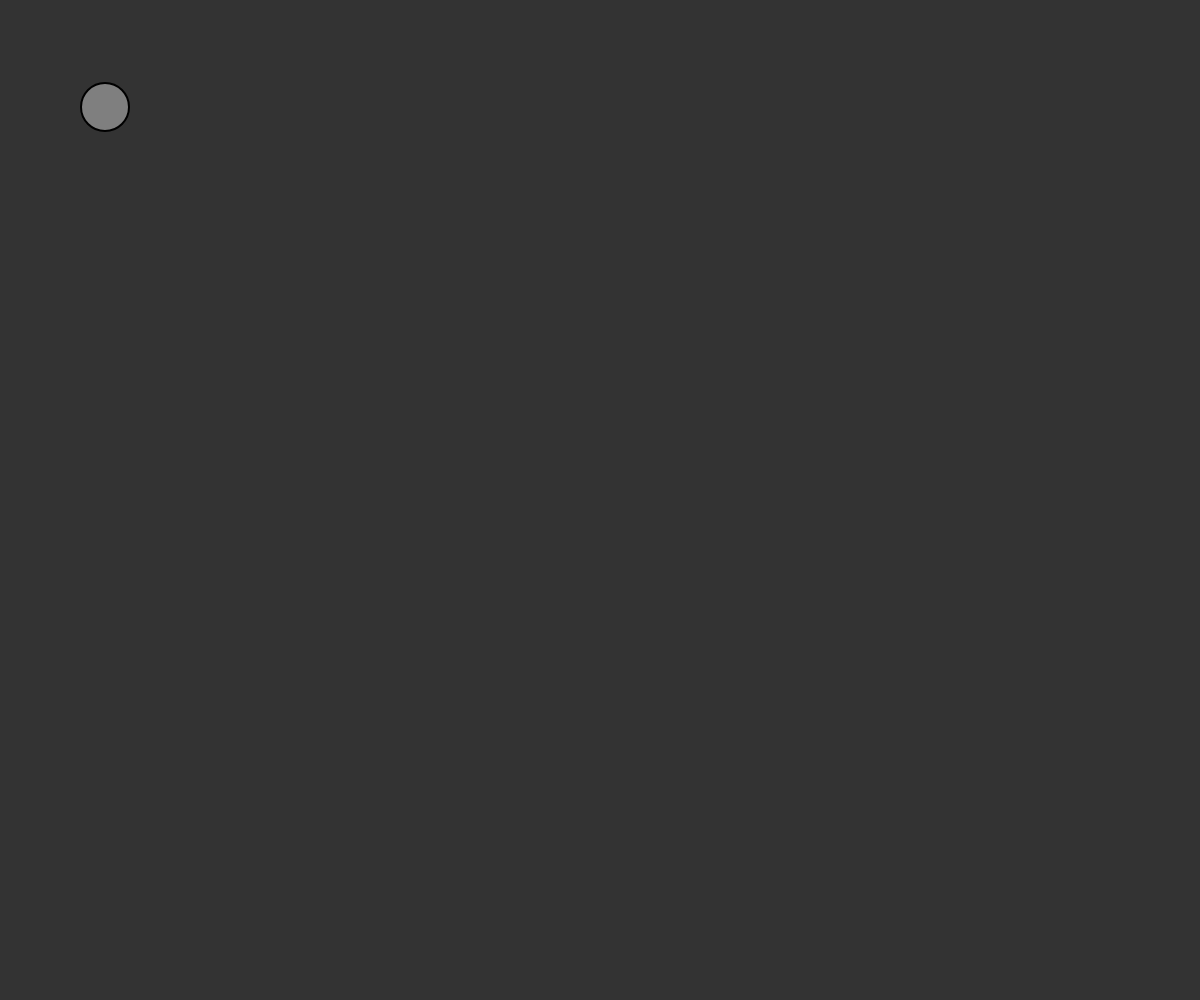
Frame 1 (no input)
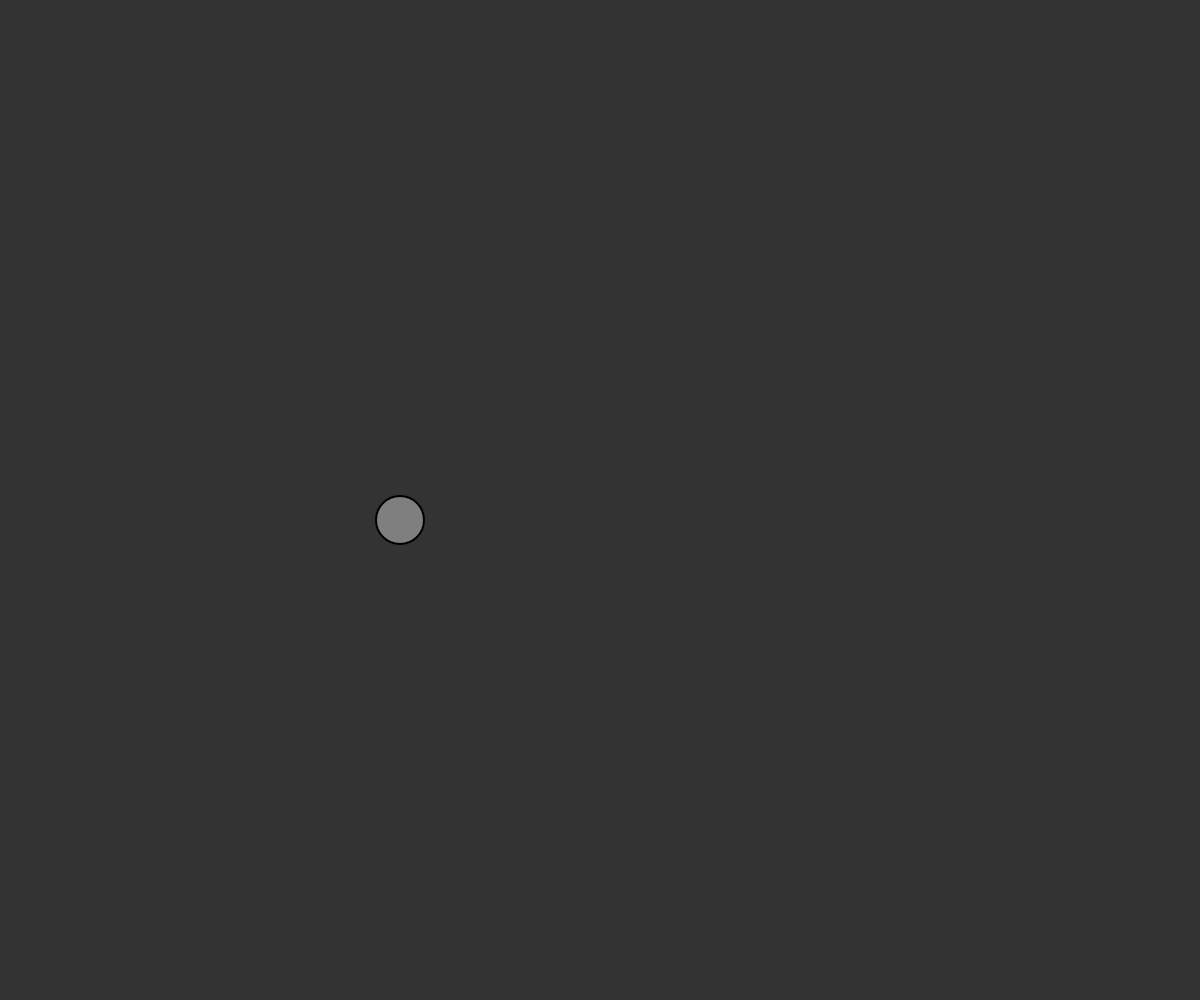
Frame 60 (no input)
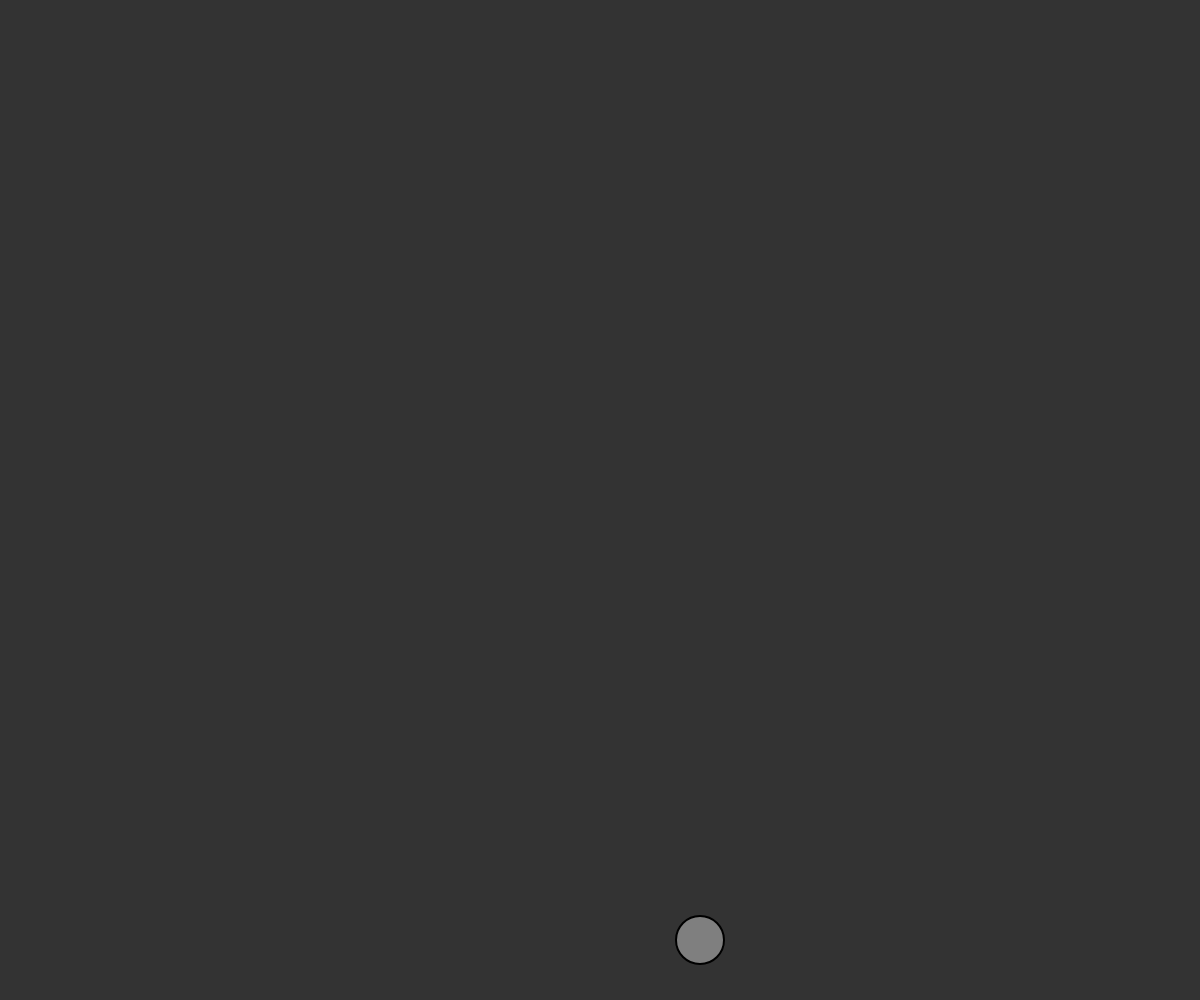
Frame 120 (the mouse pressed at the canvas centre since frame 60)

The p5.js sketch that drew these frames (run headless with seeded random() and noise() and a simulated clock; from frame 60 on, the mouse is pressed at the canvas centre):

// p5.js sketch
// ── sketch.js
// Academy of Art University
// WNM 498 Generative Art & Creative Code
//
// Ryan Berkey
// ryan@rybotron.com
// 
// Example inspired by:
// The Nature of Code
// Daniel Shiffman
// http://natureofcode.com
// Example 1-1: Bouncing Ball, no vectors


// Create a ball object with x, y, xSpeed, ySpeed properties
var ball = {
  x: 100,
  y: 100,
  xSpeed: 5,
  ySpeed: 7
}

function setup() {
  createCanvas(windowWidth, windowHeight);
};

function draw() {
  background(51);

  // Add the current speed to the position.
  ball.x = ball.x + ball.xSpeed;
  ball.y = ball.y + ball.ySpeed;

  if ((ball.x > width) || (ball.x < 0)) {
    ball.xSpeed = ball.xSpeed * -1;
  }
  if ((ball.y > height) || (ball.y < 0)) {
    ball.ySpeed = ball.ySpeed * -1;
  }

  // Display circle at x position
  stroke(0);
  strokeWeight(2);
  fill(127);
  ellipse(ball.x, ball.y, 48, 48);
};
